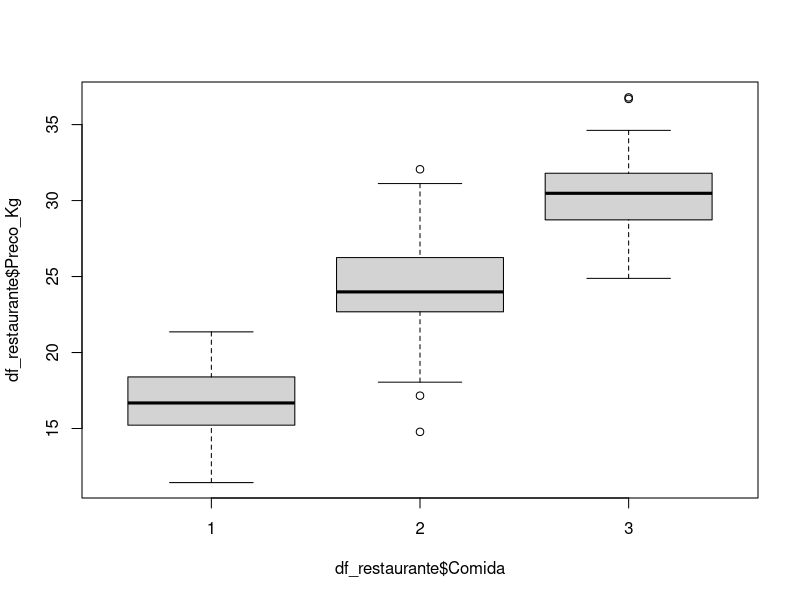

Reproduce this figure in R.
#Questao 1

df_formacao <- read.csv("Avaliacao Formacao.csv", header = TRUE, sep = ";", dec = ".")

library(fBasics)
summary(df_formacao)

mean(df_formacao$Conhecimento_Antes)
mean(df_formacao$Conhecimento_Depois)

# Teste T de 2 amostras pareadas propriamente dito
# h0 - a media de antes e igual a media de depois
# h1 - a media de depois e diferente da media de antes
t.test(df_formacao$Conhecimento_Antes, df_formacao$Conhecimento_Depois, paired = TRUE)
# conclusao - como o p-value = 2.2e-16 < 0,05 = alpha, rejeitamos a H0, logo assumimos que ha diferenca estatisticamente siginificativa para o conhecimento de antes e depois


#-----------

#Questao 2

df_empresa <- read.csv("Clima Organizacional.csv", header = TRUE, sep = ";", dec = ".")

#Questao A)

mean(df_empresa$Salario[df_empresa$Sexo == 0])
mean(df_empresa$Salario[df_empresa$Sexo == 1])

# h0 - a media do salario das mulheres e igual a media do salario dos homens
# h1  - a media do salario das melhores e diferente da media do salario dos homens
t.test(df_empresa$Salario ~ df_empresa$Sexo)
# conclusao - como o p-value = 2.301e-09 < 0,05 = alpha, Rejeitamos h0 e aceitamos h1, logo a media do salario das mulheres e diferente da media do salario dos homens


#Questao B)

mean(df_empresa$Stress[df_empresa$Sexo == 0])
mean(df_empresa$Stress[df_empresa$Sexo == 1])

# h0 - a media de stress das mulheres e igual a media do salario dos homens
# h1  - a media de stress das melhores e diferente da media do salario dos homens
t.test(df_empresa$Stress ~ df_empresa$Sexo)
# conclusao - como o p-value = 2.2e-16 < 0,05 = alpha, Rejeitamos h0 e aceitamos h1, logo a media de stress das mulheres e diferente da media de stress dos homens


#-----------

#Questao 3

df_restaurante <- read.csv("Preco Comida.csv", header = TRUE, sep = ";", dec = ",")

mean(df_restaurante$Preco_Kg[df_restaurante$Comida == 1])
mean(df_restaurante$Preco_Kg[df_restaurante$Comida == 2])
mean(df_restaurante$Preco_Kg[df_restaurante$Comida == 3])

# Teste ANOVA de 3 grupos
# h0 - a media dos grupos sao iguais
# h1 - ha diferenca entre as medias dos grupos

ANOVA <- aov(df_restaurante$Preco_Kg ~ df_restaurante$Comida)
summary(ANOVA)
#conclusao - como o p-value = (Pr(>F)) = 02e-16 < 0,05 = alpha, rejeitamos h0 e aceitamos h1, logo existe pelo menos dois grupos que possuem as medias diferentes entre si

#visualizacao pelo box plot
boxplot(df_restaurante$Preco_Kg ~ df_restaurante$Comida)
